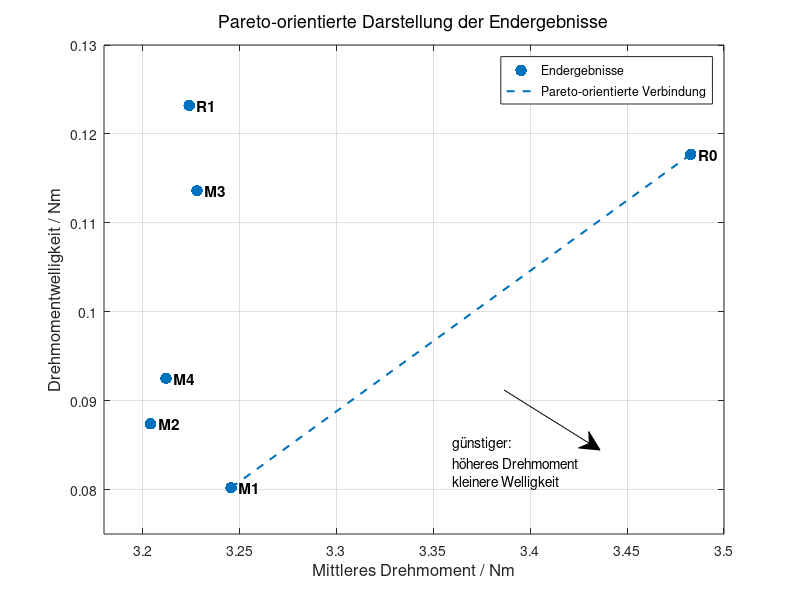

MATLAB code for this plot: (Note: this script raises an error after producing the figure.)
%% Pareto-orientierte Darstellung der Endergebnisse
% x-Achse: mittleres Drehmoment
% y-Achse: Drehmomentwelligkeit

clear; clc; close all;

%% Daten aus Tabelle 4.1
labels = {'R0','R1','M1','M2','M3','M4'};

modelNames = {
    'Referenzmodell'
    'Diskretisiertes Referenzmodell'
    'Reparaturbasiert, N=4, 100 Gen.'
    'Reparaturbasiert, N=10, 100 Gen.'
    'Strafbasiert, N=10, 100 Gen.'
    'Strafbasiert, N=10, 1000 Gen.'
};

T_avg = [3.4828, 3.2240, 3.2456, 3.2040, 3.2280, 3.2120];
T_rip = [0.1177, 0.1232, 0.0802, 0.0874, 0.1136, 0.0925];

%% Plot
figure('Color','w');
hold on; grid on; box on;

% Alle Endergebnisse als Punkte
scatter(T_avg, T_rip, 70, 'filled');

% Beschriftung der Punkte
for i = 1:numel(labels)
    text(T_avg(i) + 0.004, T_rip(i), labels{i}, ...
        'FontSize', 11, ...
        'FontWeight', 'bold', ...
        'VerticalAlignment', 'middle');
end

%% Vereinfachte Pareto-Verbindung
% In den vorliegenden Endergebnissen sind vor allem R0 und M1 pareto-günstig:
% R0: höchstes mittleres Drehmoment
% M1: kleinste Drehmomentwelligkeit
idxPareto = [1, 3];   % R0 und M1

plot(T_avg(idxPareto), T_rip(idxPareto), '--', ...
    'LineWidth', 1.5);

%% Achsenbeschriftung
xlabel('Mittleres Drehmoment / Nm', 'FontSize', 12);
ylabel('Drehmomentwelligkeit / Nm', 'FontSize', 12);

title('Pareto-orientierte Darstellung der Endergebnisse', ...
    'FontSize', 13, ...
    'FontWeight', 'normal');

%% Achsengrenzen etwas schöner setzen
xlim([3.18, 3.50]);
ylim([0.075, 0.130]);

%% Hinweis für günstigere Richtung
% Text im Diagramm
text(3.36, 0.083, {'günstiger:', 'höheres Drehmoment', 'kleinere Welligkeit'}, ...
    'FontSize', 10, ...
    'HorizontalAlignment', 'left');

% Einfacher Richtungspfeil nach rechts unten
annotation('arrow', [0.63 0.75], [0.35 0.25]);

%% Legende
legend({'Endergebnisse', 'Pareto-orientierte Verbindung'}, ...
    'Location', 'northeast');

%% Optional: Tabelle in der Konsole ausgeben
resultTable = table(labels', modelNames, T_avg', T_rip', ...
    'VariableNames', {'Label', 'Modell', 'Mittleres_Drehmoment_Nm', 'Drehmomentwelligkeit_Nm'});

disp(resultTable);

%% Optional: Bild speichern
% Die Auflösung 300 dpi ist für Word normalerweise ausreichend.
exportgraphics(gcf, 'pareto_enderegebnisse.png', 'Resolution', 300);
exportgraphics(gcf, 'pareto_enderegebnisse.pdf', 'ContentType', 'vector');
